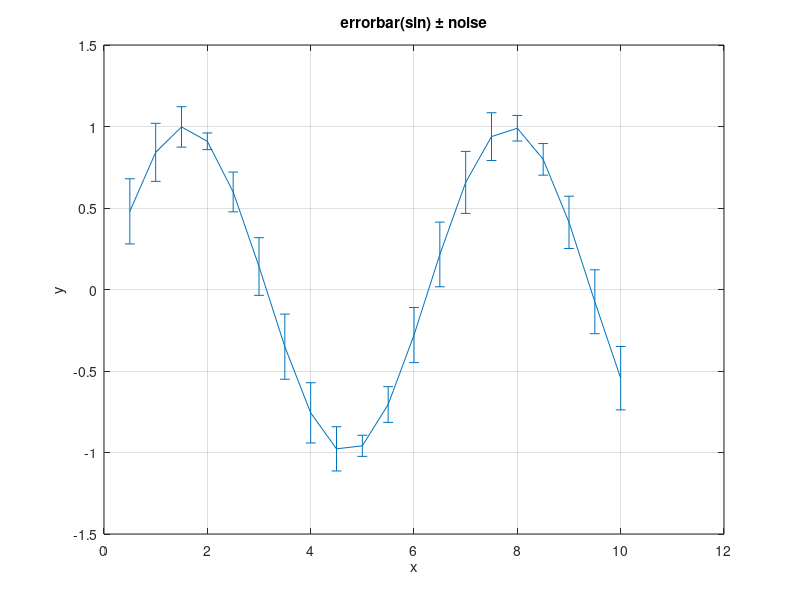

Recreate this plot in MATLAB.
% errorbar — sin wave with symmetric noise bars per point.
x = linspace(0.5, 10, 20);
y = sin(x);
e = 0.05 + 0.15 * abs(sin(7.3 * x + 1.1));   % deterministic noise envelope

figure;
errorbar(x, y, e);
title('errorbar(sin) ± noise');
xlabel('x');
ylabel('y');
grid on;
saveas(gcf, '/tmp/plot_errorbar.png');
